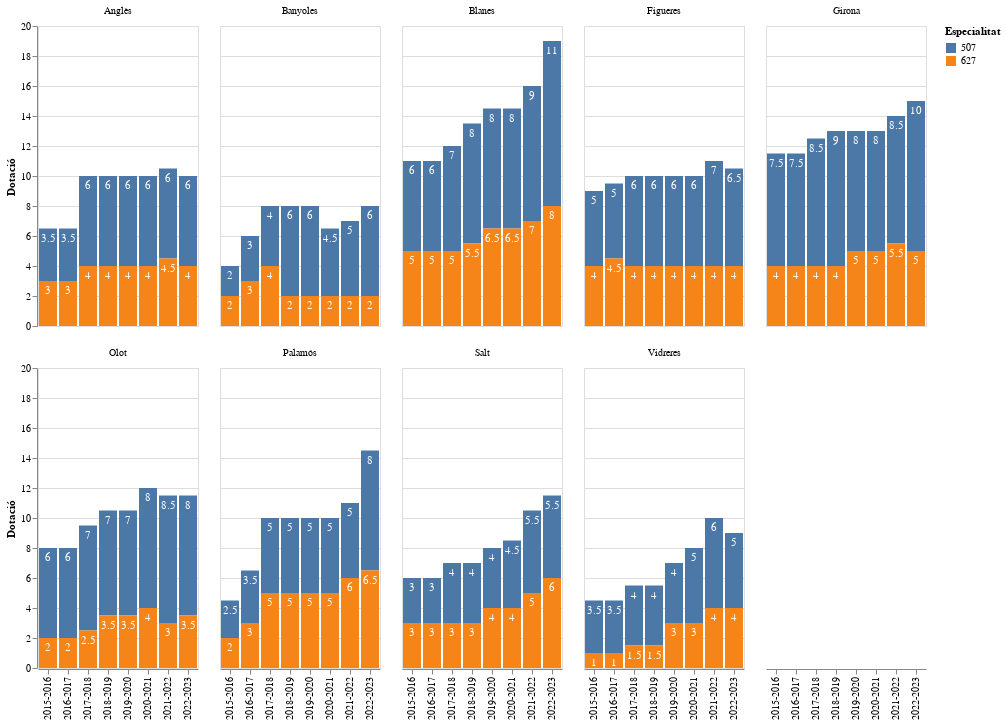

The cell this chart's notebook holds for it:
### Markdown cell above
## Evolució de la Plantilla per centre

Nombre de professors per especialitat a cada centre.

### Code cell
import altair as alt

data = df_girona.groupby(["Curs", "NOM_MUNICIPI", "COD_LLOC"])["TOT_DOT"].sum().reset_index()

base = alt.Chart(data).encode(
    alt.Y("sum(TOT_DOT)",title="Dotació", stack='zero'),
    alt.X("Curs:N", title=""),
)

bars = base.mark_bar().encode(
    alt.Color("COD_LLOC", title="Especialitat"),
)

text_detall = base.mark_text(dy=10, color='white').encode(
    detail='COD_LLOC:N',
    text=alt.Text('sum(TOT_DOT):Q')
)

alt.layer(
        bars, text_detall
    ).facet(
        facet=alt.Column('NOM_MUNICIPI', title=""),
        columns=5
    ).interactive()

### Figure 1 — Vega-Lite specification as saved in the notebook (floating-point values rounded to 4 significant figures; data arrays with more than 128 entries replaced by an {"elided": "..."} marker saying what was removed)
{"config": {"view": {"continuousWidth": 400, "continuousHeight": 300}}, "data": {"name": "data-cc8c91b7a25f7d5ad4f22b51595ac217"}, "facet": {"field": "NOM_MUNICIPI", "title": "", "type": "nominal"}, "spec": {"layer": [{"mark": "bar", "encoding": {"color": {"field": "COD_LLOC", "title": "Especialitat", "type": "nominal"}, "x": {"field": "Curs", "title": "", "type": "nominal"}, "y": {"aggregate": "sum", "field": "TOT_DOT", "stack": "zero", "title": "Dotació", "type": "quantitative"}}, "selection": {"selector007": {"type": "interval", "bind": "scales", "encodings": ["x", "y"]}}}, {"mark": {"type": "text", "color": "white", "dy": 10}, "encoding": {"detail": {"field": "COD_LLOC", "type": "nominal"}, "text": {"aggregate": "sum", "field": "TOT_DOT", "type": "quantitative"}, "x": {"field": "Curs", "title": "", "type": "nominal"}, "y": {"aggregate": "sum", "field": "TOT_DOT", "stack": "zero", "title": "Dotació", "type": "quantitative"}}}]}, "columns": 5, "$schema": "https://vega.github.io/schema/vega-lite/v4.17.0.json", "datasets": {"data-cc8c91b7a25f7d5ad4f22b51595ac217": {"elided": "144 records"}}}
